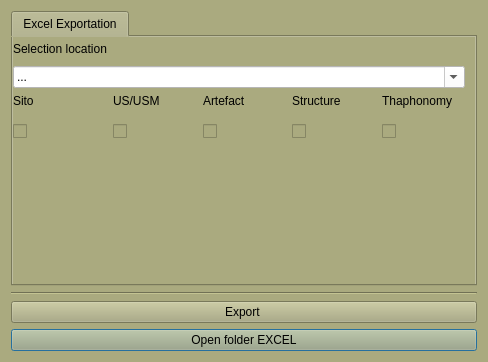
<?xml version="1.0" encoding="UTF-8"?>
<ui version="4.0">
 <class>Dialog_pdf_exp</class>
 <widget class="QDialog" name="Dialog_pdf_exp">
  <property name="windowModality">
   <enum>Qt::WindowModality::NonModal</enum>
  </property>
  <property name="enabled">
   <bool>true</bool>
  </property>
  <property name="geometry">
   <rect>
    <x>0</x>
    <y>0</y>
    <width>488</width>
    <height>362</height>
   </rect>
  </property>
  <property name="minimumSize">
   <size>
    <width>300</width>
    <height>279</height>
   </size>
  </property>
  <property name="maximumSize">
   <size>
    <width>488</width>
    <height>362</height>
   </size>
  </property>
  <property name="palette">
   <palette>
    <active>
     <colorrole role="WindowText">
      <brush brushstyle="SolidPattern">
       <color alpha="255">
        <red>0</red>
        <green>0</green>
        <blue>0</blue>
       </color>
      </brush>
     </colorrole>
     <colorrole role="Button">
      <brush brushstyle="SolidPattern">
       <color alpha="255">
        <red>170</red>
        <green>170</green>
        <blue>127</blue>
       </color>
      </brush>
     </colorrole>
     <colorrole role="Light">
      <brush brushstyle="SolidPattern">
       <color alpha="255">
        <red>255</red>
        <green>255</green>
        <blue>255</blue>
       </color>
      </brush>
     </colorrole>
     <colorrole role="Midlight">
      <brush brushstyle="SolidPattern">
       <color alpha="255">
        <red>224</red>
        <green>227</green>
        <blue>224</blue>
       </color>
      </brush>
     </colorrole>
     <colorrole role="Dark">
      <brush brushstyle="SolidPattern">
       <color alpha="255">
        <red>97</red>
        <green>100</green>
        <blue>96</blue>
       </color>
      </brush>
     </colorrole>
     <colorrole role="Mid">
      <brush brushstyle="SolidPattern">
       <color alpha="255">
        <red>129</red>
        <green>133</green>
        <blue>129</blue>
       </color>
      </brush>
     </colorrole>
     <colorrole role="Text">
      <brush brushstyle="SolidPattern">
       <color alpha="255">
        <red>0</red>
        <green>0</green>
        <blue>0</blue>
       </color>
      </brush>
     </colorrole>
     <colorrole role="BrightText">
      <brush brushstyle="SolidPattern">
       <color alpha="255">
        <red>255</red>
        <green>255</green>
        <blue>255</blue>
       </color>
      </brush>
     </colorrole>
     <colorrole role="ButtonText">
      <brush brushstyle="SolidPattern">
       <color alpha="255">
        <red>0</red>
        <green>0</green>
        <blue>0</blue>
       </color>
      </brush>
     </colorrole>
     <colorrole role="Base">
      <brush brushstyle="SolidPattern">
       <color alpha="255">
        <red>170</red>
        <green>170</green>
        <blue>127</blue>
       </color>
      </brush>
     </colorrole>
     <colorrole role="Window">
      <brush brushstyle="SolidPattern">
       <color alpha="255">
        <red>170</red>
        <green>170</green>
        <blue>127</blue>
       </color>
      </brush>
     </colorrole>
     <colorrole role="Shadow">
      <brush brushstyle="SolidPattern">
       <color alpha="255">
        <red>0</red>
        <green>0</green>
        <blue>0</blue>
       </color>
      </brush>
     </colorrole>
     <colorrole role="AlternateBase">
      <brush brushstyle="SolidPattern">
       <color alpha="255">
        <red>224</red>
        <green>227</green>
        <blue>224</blue>
       </color>
      </brush>
     </colorrole>
     <colorrole role="ToolTipBase">
      <brush brushstyle="SolidPattern">
       <color alpha="255">
        <red>255</red>
        <green>255</green>
        <blue>220</blue>
       </color>
      </brush>
     </colorrole>
     <colorrole role="ToolTipText">
      <brush brushstyle="SolidPattern">
       <color alpha="255">
        <red>0</red>
        <green>0</green>
        <blue>0</blue>
       </color>
      </brush>
     </colorrole>
    </active>
    <inactive>
     <colorrole role="WindowText">
      <brush brushstyle="SolidPattern">
       <color alpha="255">
        <red>0</red>
        <green>0</green>
        <blue>0</blue>
       </color>
      </brush>
     </colorrole>
     <colorrole role="Button">
      <brush brushstyle="SolidPattern">
       <color alpha="255">
        <red>170</red>
        <green>170</green>
        <blue>127</blue>
       </color>
      </brush>
     </colorrole>
     <colorrole role="Light">
      <brush brushstyle="SolidPattern">
       <color alpha="255">
        <red>255</red>
        <green>255</green>
        <blue>255</blue>
       </color>
      </brush>
     </colorrole>
     <colorrole role="Midlight">
      <brush brushstyle="SolidPattern">
       <color alpha="255">
        <red>224</red>
        <green>227</green>
        <blue>224</blue>
       </color>
      </brush>
     </colorrole>
     <colorrole role="Dark">
      <brush brushstyle="SolidPattern">
       <color alpha="255">
        <red>97</red>
        <green>100</green>
        <blue>96</blue>
       </color>
      </brush>
     </colorrole>
     <colorrole role="Mid">
      <brush brushstyle="SolidPattern">
       <color alpha="255">
        <red>129</red>
        <green>133</green>
        <blue>129</blue>
       </color>
      </brush>
     </colorrole>
     <colorrole role="Text">
      <brush brushstyle="SolidPattern">
       <color alpha="255">
        <red>0</red>
        <green>0</green>
        <blue>0</blue>
       </color>
      </brush>
     </colorrole>
     <colorrole role="BrightText">
      <brush brushstyle="SolidPattern">
       <color alpha="255">
        <red>255</red>
        <green>255</green>
        <blue>255</blue>
       </color>
      </brush>
     </colorrole>
     <colorrole role="ButtonText">
      <brush brushstyle="SolidPattern">
       <color alpha="255">
        <red>0</red>
        <green>0</green>
        <blue>0</blue>
       </color>
      </brush>
     </colorrole>
     <colorrole role="Base">
      <brush brushstyle="SolidPattern">
       <color alpha="255">
        <red>170</red>
        <green>170</green>
        <blue>127</blue>
       </color>
      </brush>
     </colorrole>
     <colorrole role="Window">
      <brush brushstyle="SolidPattern">
       <color alpha="255">
        <red>170</red>
        <green>170</green>
        <blue>127</blue>
       </color>
      </brush>
     </colorrole>
     <colorrole role="Shadow">
      <brush brushstyle="SolidPattern">
       <color alpha="255">
        <red>0</red>
        <green>0</green>
        <blue>0</blue>
       </color>
      </brush>
     </colorrole>
     <colorrole role="AlternateBase">
      <brush brushstyle="SolidPattern">
       <color alpha="255">
        <red>224</red>
        <green>227</green>
        <blue>224</blue>
       </color>
      </brush>
     </colorrole>
     <colorrole role="ToolTipBase">
      <brush brushstyle="SolidPattern">
       <color alpha="255">
        <red>255</red>
        <green>255</green>
        <blue>220</blue>
       </color>
      </brush>
     </colorrole>
     <colorrole role="ToolTipText">
      <brush brushstyle="SolidPattern">
       <color alpha="255">
        <red>0</red>
        <green>0</green>
        <blue>0</blue>
       </color>
      </brush>
     </colorrole>
    </inactive>
    <disabled>
     <colorrole role="WindowText">
      <brush brushstyle="SolidPattern">
       <color alpha="255">
        <red>97</red>
        <green>100</green>
        <blue>96</blue>
       </color>
      </brush>
     </colorrole>
     <colorrole role="Button">
      <brush brushstyle="SolidPattern">
       <color alpha="255">
        <red>170</red>
        <green>170</green>
        <blue>127</blue>
       </color>
      </brush>
     </colorrole>
     <colorrole role="Light">
      <brush brushstyle="SolidPattern">
       <color alpha="255">
        <red>255</red>
        <green>255</green>
        <blue>255</blue>
       </color>
      </brush>
     </colorrole>
     <colorrole role="Midlight">
      <brush brushstyle="SolidPattern">
       <color alpha="255">
        <red>224</red>
        <green>227</green>
        <blue>224</blue>
       </color>
      </brush>
     </colorrole>
     <colorrole role="Dark">
      <brush brushstyle="SolidPattern">
       <color alpha="255">
        <red>97</red>
        <green>100</green>
        <blue>96</blue>
       </color>
      </brush>
     </colorrole>
     <colorrole role="Mid">
      <brush brushstyle="SolidPattern">
       <color alpha="255">
        <red>129</red>
        <green>133</green>
        <blue>129</blue>
       </color>
      </brush>
     </colorrole>
     <colorrole role="Text">
      <brush brushstyle="SolidPattern">
       <color alpha="255">
        <red>97</red>
        <green>100</green>
        <blue>96</blue>
       </color>
      </brush>
     </colorrole>
     <colorrole role="BrightText">
      <brush brushstyle="SolidPattern">
       <color alpha="255">
        <red>255</red>
        <green>255</green>
        <blue>255</blue>
       </color>
      </brush>
     </colorrole>
     <colorrole role="ButtonText">
      <brush brushstyle="SolidPattern">
       <color alpha="255">
        <red>97</red>
        <green>100</green>
        <blue>96</blue>
       </color>
      </brush>
     </colorrole>
     <colorrole role="Base">
      <brush brushstyle="SolidPattern">
       <color alpha="255">
        <red>170</red>
        <green>170</green>
        <blue>127</blue>
       </color>
      </brush>
     </colorrole>
     <colorrole role="Window">
      <brush brushstyle="SolidPattern">
       <color alpha="255">
        <red>170</red>
        <green>170</green>
        <blue>127</blue>
       </color>
      </brush>
     </colorrole>
     <colorrole role="Shadow">
      <brush brushstyle="SolidPattern">
       <color alpha="255">
        <red>0</red>
        <green>0</green>
        <blue>0</blue>
       </color>
      </brush>
     </colorrole>
     <colorrole role="AlternateBase">
      <brush brushstyle="SolidPattern">
       <color alpha="255">
        <red>194</red>
        <green>200</green>
        <blue>193</blue>
       </color>
      </brush>
     </colorrole>
     <colorrole role="ToolTipBase">
      <brush brushstyle="SolidPattern">
       <color alpha="255">
        <red>255</red>
        <green>255</green>
        <blue>220</blue>
       </color>
      </brush>
     </colorrole>
     <colorrole role="ToolTipText">
      <brush brushstyle="SolidPattern">
       <color alpha="255">
        <red>0</red>
        <green>0</green>
        <blue>0</blue>
       </color>
      </brush>
     </colorrole>
    </disabled>
   </palette>
  </property>
  <property name="cursor">
   <cursorShape>PointingHandCursor</cursorShape>
  </property>
  <property name="windowTitle">
   <string>Setting System Excel</string>
  </property>
  <property name="windowIcon">
   <iconset resource="../../resources/resources.qrc">
    <normaloff>:/icons/excel-export.png</normaloff>:/icons/excel-export.png</iconset>
  </property>
  <property name="styleSheet">
   <string notr="true">background-color: rgb(170, 170, 127);</string>
  </property>
  <layout class="QGridLayout" name="gridLayout_2">
   <item row="8" column="0">
    <widget class="QPushButton" name="pushButton_open_dir">
     <property name="text">
      <string>Open folder EXCEL</string>
     </property>
     <property name="icon">
      <iconset resource="../../resources/resources.qrc">
       <normaloff>:/icons/directoryExp.png</normaloff>:/icons/directoryExp.png</iconset>
     </property>
    </widget>
   </item>
   <item row="7" column="0">
    <widget class="QPushButton" name="pushButton_exp_pdf">
     <property name="text">
      <string>Export </string>
     </property>
     <property name="icon">
      <iconset resource="../../resources/resources.qrc">
       <normaloff>:/icons/excel-export.png</normaloff>:/icons/excel-export.png</iconset>
     </property>
    </widget>
   </item>
   <item row="6" column="0">
    <widget class="Line" name="line">
     <property name="orientation">
      <enum>Qt::Horizontal</enum>
     </property>
    </widget>
   </item>
   <item row="5" column="0">
    <widget class="QTabWidget" name="tabWidget">
     <property name="sizePolicy">
      <sizepolicy hsizetype="Expanding" vsizetype="Expanding">
       <horstretch>200</horstretch>
       <verstretch>200</verstretch>
      </sizepolicy>
     </property>
     <property name="minimumSize">
      <size>
       <width>0</width>
       <height>275</height>
      </size>
     </property>
     <property name="maximumSize">
      <size>
       <width>16777215</width>
       <height>275</height>
      </size>
     </property>
     <property name="currentIndex">
      <number>0</number>
     </property>
     <widget class="QWidget" name="tab">
      <attribute name="title">
       <string>Excel Exportation</string>
      </attribute>
      <widget class="QWidget" name="layoutWidget">
       <property name="geometry">
        <rect>
         <x>0</x>
         <y>0</y>
         <width>452</width>
         <height>112</height>
        </rect>
       </property>
       <layout class="QGridLayout" name="gridLayout">
        <item row="0" column="0">
         <widget class="QLabel" name="label">
          <property name="text">
           <string>Selection location</string>
          </property>
         </widget>
        </item>
        <item row="1" column="0" colspan="5">
         <widget class="QComboBox" name="comboBox_sito">
          <property name="enabled">
           <bool>true</bool>
          </property>
          <property name="sizePolicy">
           <sizepolicy hsizetype="Preferred" vsizetype="Preferred">
            <horstretch>0</horstretch>
            <verstretch>0</verstretch>
           </sizepolicy>
          </property>
          <property name="minimumSize">
           <size>
            <width>450</width>
            <height>20</height>
           </size>
          </property>
          <property name="mouseTracking">
           <bool>false</bool>
          </property>
          <property name="contextMenuPolicy">
           <enum>Qt::ContextMenuPolicy::DefaultContextMenu</enum>
          </property>
          <property name="acceptDrops">
           <bool>false</bool>
          </property>
          <property name="styleSheet">
           <string notr="true">background-color: rgb(255, 255, 255);</string>
          </property>
          <property name="editable">
           <bool>true</bool>
          </property>
          <property name="duplicatesEnabled">
           <bool>false</bool>
          </property>
          <property name="frame">
           <bool>true</bool>
          </property>
          <item>
           <property name="text">
            <string>...</string>
           </property>
          </item>
         </widget>
        </item>
        <item row="2" column="0">
         <layout class="QVBoxLayout" name="verticalLayout">
          <item>
           <widget class="QLabel" name="label_2">
            <property name="text">
             <string>Sito</string>
            </property>
           </widget>
          </item>
          <item>
           <widget class="QCheckBox" name="checkBox_site">
            <property name="enabled">
             <bool>true</bool>
            </property>
            <property name="minimumSize">
             <size>
              <width>0</width>
              <height>35</height>
             </size>
            </property>
            <property name="toolTip">
             <string>Scheda US</string>
            </property>
            <property name="text">
             <string/>
            </property>
            <property name="icon">
             <iconset resource="../../resources/resources.qrc">
              <normaloff>:/icons/iconSite.png</normaloff>:/icons/iconSite.png</iconset>
            </property>
            <property name="iconSize">
             <size>
              <width>30</width>
              <height>30</height>
             </size>
            </property>
           </widget>
          </item>
         </layout>
        </item>
        <item row="2" column="1">
         <layout class="QVBoxLayout" name="verticalLayout_2">
          <item>
           <widget class="QLabel" name="label_3">
            <property name="text">
             <string>US/USM</string>
            </property>
           </widget>
          </item>
          <item>
           <widget class="QCheckBox" name="checkBox_uw">
            <property name="minimumSize">
             <size>
              <width>0</width>
              <height>35</height>
             </size>
            </property>
            <property name="toolTip">
             <string>Scheda US</string>
            </property>
            <property name="text">
             <string/>
            </property>
            <property name="icon">
             <iconset>
              <normaloff>:/icons/iconPAI.png</normaloff>:/icons/iconPAI.png</iconset>
            </property>
            <property name="iconSize">
             <size>
              <width>30</width>
              <height>30</height>
             </size>
            </property>
           </widget>
          </item>
         </layout>
        </item>
        <item row="2" column="2">
         <layout class="QVBoxLayout" name="verticalLayout_4">
          <item>
           <widget class="QLabel" name="label_5">
            <property name="text">
             <string>Artefact</string>
            </property>
           </widget>
          </item>
          <item>
           <widget class="QCheckBox" name="checkBox_art">
            <property name="minimumSize">
             <size>
              <width>0</width>
              <height>35</height>
             </size>
            </property>
            <property name="toolTip">
             <string>Inventario Materiali</string>
            </property>
            <property name="text">
             <string/>
            </property>
            <property name="icon">
             <iconset resource="../../resources/resources.qrc">
              <normaloff>:/icons/finds.png</normaloff>:/icons/finds.png</iconset>
            </property>
            <property name="iconSize">
             <size>
              <width>30</width>
              <height>30</height>
             </size>
            </property>
           </widget>
          </item>
         </layout>
        </item>
        <item row="2" column="3">
         <layout class="QVBoxLayout" name="verticalLayout_5">
          <item>
           <widget class="QLabel" name="label_6">
            <property name="text">
             <string>Structure</string>
            </property>
           </widget>
          </item>
          <item>
           <widget class="QCheckBox" name="checkBox_pottery">
            <property name="minimumSize">
             <size>
              <width>0</width>
              <height>35</height>
             </size>
            </property>
            <property name="toolTip">
             <string>Tomba</string>
            </property>
            <property name="text">
             <string/>
            </property>
            <property name="icon">
             <iconset resource="../../resources/resources.qrc">
              <normaloff>:/icons/iconStrutt.png</normaloff>:/icons/iconStrutt.png</iconset>
            </property>
            <property name="iconSize">
             <size>
              <width>30</width>
              <height>30</height>
             </size>
            </property>
            <property name="tristate">
             <bool>false</bool>
            </property>
           </widget>
          </item>
         </layout>
        </item>
        <item row="2" column="4">
         <layout class="QVBoxLayout" name="verticalLayout_7">
          <item>
           <widget class="QLabel" name="label_8">
            <property name="text">
             <string>Thaphonomy</string>
            </property>
           </widget>
          </item>
          <item>
           <widget class="QCheckBox" name="checkBox_anchor">
            <property name="minimumSize">
             <size>
              <width>0</width>
              <height>35</height>
             </size>
            </property>
            <property name="toolTip">
             <string>Strutture</string>
            </property>
            <property name="autoFillBackground">
             <bool>false</bool>
            </property>
            <property name="text">
             <string/>
            </property>
            <property name="icon">
             <iconset resource="../../resources/resources.qrc">
              <normaloff>:/icons/iconGrave.png</normaloff>:/icons/iconGrave.png</iconset>
            </property>
            <property name="iconSize">
             <size>
              <width>30</width>
              <height>30</height>
             </size>
            </property>
            <property name="autoRepeatInterval">
             <number>100</number>
            </property>
            <property name="tristate">
             <bool>false</bool>
            </property>
           </widget>
          </item>
         </layout>
        </item>
       </layout>
      </widget>
     </widget>
    </widget>
   </item>
  </layout>
 </widget>
 <resources>
  <include location="../../resources/resources.qrc"/>
 </resources>
 <connections/>
</ui>
